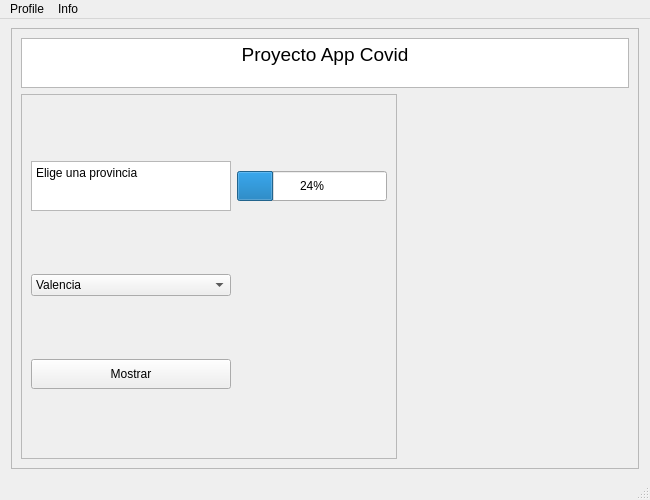
<?xml version="1.0" encoding="UTF-8"?>
<ui version="4.0">
 <class>MainWindow</class>
 <widget class="QMainWindow" name="MainWindow">
  <property name="geometry">
   <rect>
    <x>0</x>
    <y>0</y>
    <width>650</width>
    <height>500</height>
   </rect>
  </property>
  <property name="minimumSize">
   <size>
    <width>650</width>
    <height>500</height>
   </size>
  </property>
  <property name="maximumSize">
   <size>
    <width>1000</width>
    <height>1000</height>
   </size>
  </property>
  <property name="windowTitle">
   <string>MainWindow</string>
  </property>
  <widget class="QWidget" name="centralwidget">
   <layout class="QGridLayout" name="gridLayout">
    <item row="1" column="0">
     <widget class="QScrollArea" name="scrollArea">
      <property name="minimumSize">
       <size>
        <width>628</width>
        <height>0</height>
       </size>
      </property>
      <property name="maximumSize">
       <size>
        <width>100</width>
        <height>16777215</height>
       </size>
      </property>
      <property name="widgetResizable">
       <bool>true</bool>
      </property>
      <widget class="QWidget" name="scrollAreaWidgetContents">
       <property name="geometry">
        <rect>
         <x>0</x>
         <y>0</y>
         <width>626</width>
         <height>434</height>
        </rect>
       </property>
       <property name="sizePolicy">
        <sizepolicy hsizetype="Minimum" vsizetype="Minimum">
         <horstretch>0</horstretch>
         <verstretch>0</verstretch>
        </sizepolicy>
       </property>
       <layout class="QVBoxLayout" name="verticalLayout">
        <item>
         <widget class="QTextEdit" name="titulo">
          <property name="sizePolicy">
           <sizepolicy hsizetype="Minimum" vsizetype="Minimum">
            <horstretch>0</horstretch>
            <verstretch>0</verstretch>
           </sizepolicy>
          </property>
          <property name="maximumSize">
           <size>
            <width>16777215</width>
            <height>50</height>
           </size>
          </property>
          <property name="html">
           <string>&lt;!DOCTYPE HTML PUBLIC &quot;-//W3C//DTD HTML 4.0//EN&quot; &quot;http://www.w3.org/TR/REC-html40/strict.dtd&quot;&gt;
&lt;html&gt;&lt;head&gt;&lt;meta name=&quot;qrichtext&quot; content=&quot;1&quot; /&gt;&lt;style type=&quot;text/css&quot;&gt;
p, li { white-space: pre-wrap; }
&lt;/style&gt;&lt;/head&gt;&lt;body style=&quot; font-family:'Noto Sans'; font-size:10pt; font-weight:400; font-style:normal;&quot;&gt;
&lt;p align=&quot;center&quot; style=&quot; margin-top:0px; margin-bottom:0px; margin-left:0px; margin-right:0px; -qt-block-indent:0; text-indent:0px;&quot;&gt;&lt;span style=&quot; font-family:'Sans Serif'; font-size:14pt;&quot;&gt;Proyecto App Covid&lt;/span&gt;&lt;/p&gt;&lt;/body&gt;&lt;/html&gt;</string>
          </property>
         </widget>
        </item>
        <item alignment="Qt::AlignLeft">
         <widget class="QFrame" name="frame">
          <property name="minimumSize">
           <size>
            <width>100</width>
            <height>100</height>
           </size>
          </property>
          <property name="frameShape">
           <enum>QFrame::StyledPanel</enum>
          </property>
          <property name="frameShadow">
           <enum>QFrame::Raised</enum>
          </property>
          <layout class="QGridLayout" name="gridLayout_2">
           <item row="1" column="0">
            <widget class="QComboBox" name="buscador">
             <item>
              <property name="text">
               <string>Valencia</string>
              </property>
             </item>
             <item>
              <property name="text">
               <string>Alicante</string>
              </property>
             </item>
             <item>
              <property name="text">
               <string>Castellon</string>
              </property>
             </item>
            </widget>
           </item>
           <item row="0" column="6">
            <widget class="QProgressBar" name="progressBar">
             <property name="minimumSize">
              <size>
               <width>150</width>
               <height>30</height>
              </size>
             </property>
             <property name="maximumSize">
              <size>
               <width>150</width>
               <height>30</height>
              </size>
             </property>
             <property name="value">
              <number>24</number>
             </property>
            </widget>
           </item>
           <item row="2" column="0">
            <widget class="QPushButton" name="mostrarButton">
             <property name="minimumSize">
              <size>
               <width>70</width>
               <height>30</height>
              </size>
             </property>
             <property name="text">
              <string>Mostrar</string>
             </property>
            </widget>
           </item>
           <item row="0" column="0">
            <widget class="QPlainTextEdit" name="plainTextEdit">
             <property name="minimumSize">
              <size>
               <width>200</width>
               <height>50</height>
              </size>
             </property>
             <property name="maximumSize">
              <size>
               <width>130</width>
               <height>50</height>
              </size>
             </property>
             <property name="plainText">
              <string>Elige una provincia</string>
             </property>
            </widget>
           </item>
          </layout>
         </widget>
        </item>
       </layout>
      </widget>
     </widget>
    </item>
   </layout>
  </widget>
  <widget class="QMenuBar" name="menubar">
   <property name="geometry">
    <rect>
     <x>0</x>
     <y>0</y>
     <width>650</width>
     <height>23</height>
    </rect>
   </property>
   <widget class="QMenu" name="menuFile">
    <property name="title">
     <string>Profile</string>
    </property>
    <addaction name="actionLogin"/>
    <addaction name="actionLogout"/>
    <addaction name="actionExit"/>
   </widget>
   <widget class="QMenu" name="menuInfo">
    <property name="title">
     <string>Info</string>
    </property>
    <addaction name="actionHelp"/>
    <addaction name="actionAbout_App"/>
   </widget>
   <addaction name="menuFile"/>
   <addaction name="menuInfo"/>
  </widget>
  <widget class="QStatusBar" name="statusbar"/>
  <action name="actionExit">
   <property name="text">
    <string>Exit</string>
   </property>
  </action>
  <action name="actionHelp">
   <property name="text">
    <string>Help</string>
   </property>
  </action>
  <action name="actionAbout_App">
   <property name="text">
    <string>About App</string>
   </property>
  </action>
  <action name="actionLogout">
   <property name="text">
    <string>Logout</string>
   </property>
  </action>
  <action name="actionLogin">
   <property name="text">
    <string>Login</string>
   </property>
  </action>
 </widget>
 <resources/>
 <connections/>
</ui>
